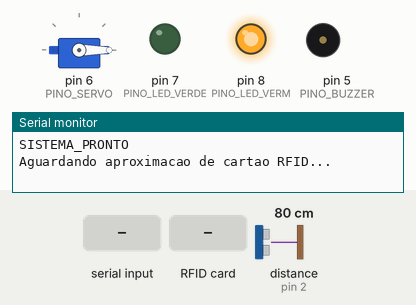
A sketch run on a simulated Arduino Uno, built with avr-gcc and run on an emulated ATmega328P. Shown: servo, output pins drawn as LEDs (lit = HIGH), buzzer (waves = sounding, pin HIGH), the last lines printed to the serial monitor. Dashed ring = blinking. Inputs (shaded band) come from the test bench; at power-on: distance to the obstacle (sensor on pin 2) 80 cm. The echo pulse lasts 58.3 µs per cm; pins used as bus, display or sensor lines are not drawn.

Above: at 1.3 s.
1.4 s: "OPEN\n" received over Serial
At 2.9 s:
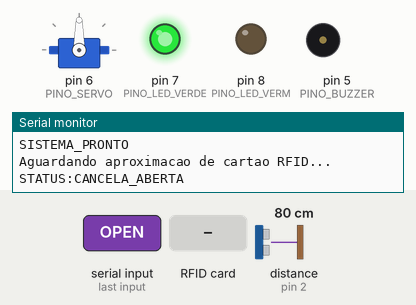
4.4 s: "DENIED\n" received over Serial
At 4.68 s:
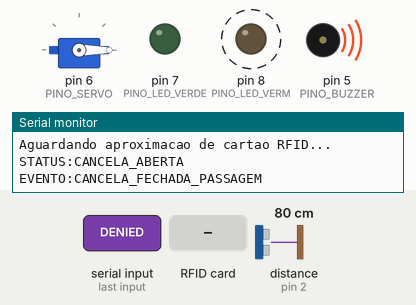
7.4 s: RFID card 5E 7A 19 C4 held to the reader
At 7.9 s:
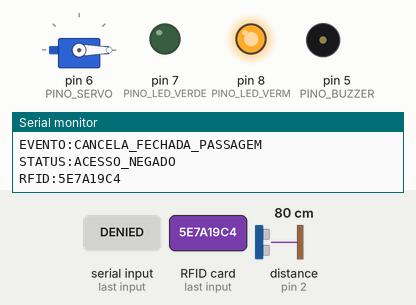
9.0 s: "ABRIR\n" received over Serial
At 9.16 s:
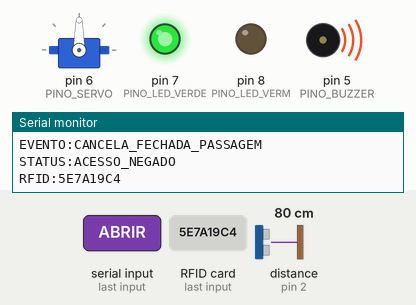
Timing chart, 0 to 13.0 s (numbered marks = the images above; inputs shaded):
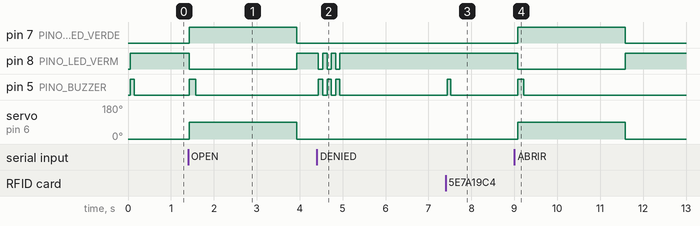

The sketch:

prototipo_estacionamento.ino
```cpp
/******************************************************************************/
/*  Projeto PEX 2° Período: Sistema de Estacionamento Inteligente com RFID    */
/*  Componentes: Arduino Uno, MFRC522 (RFID), Servo Motor (Cancela),          */
/*               Sensor Ultrassônico HC-SR04, LEDs Indicadores e Buzzer       */
/******************************************************************************/

#include <SPI.h>
#include <MFRC522.h>
#include <Servo.h>

// --- PINAGEM DO LEITOR RFID RC522 (SPI) ---
#define SS_PIN   10   // Pino SDA do RC522
#define RST_PIN  9    // Pino RST do RC522

// --- DEMAIS PINOS DO CIRCUITO ---
#define PINO_SERVO    6   // Pino de sinal do Servo Motor
#define PINO_TRIG     3   // Pino TRIG do sensor ultrassônico HC-SR04
#define PINO_ECHO     2   // Pino ECHO do sensor ultrassônico HC-SR04
#define PINO_LED_VERDE 7  // LED Verde: Cancela aberta / Entrada liberada
#define PINO_LED_VERM  8  // LED Vermelho: Cancela fechada / Pare
#define PINO_BUZZER    5  // Buzzer (opcional, para feedback sonoro)

// --- CONFIGURAÇÃO DOS ÂNGULOS DO SERVO ---
const int ANGULO_FECHADO = 0;   // Cancela abaixada (fechada)
const int ANGULO_ABERTO  = 90;  // Cancela levantada (aberta)
const int DISTANCIA_DETECCAO = 15; // Distância em cm para detectar passagem do veículo

// --- OBJETOS ---
MFRC522 rfid(SS_PIN, RST_PIN);
Servo servoCancela;

// --- VARIÁVEIS DE ESTADO ---
bool cancelaAberta = false;
unsigned long tempoAbertura = 0;
const unsigned long TEMPO_MAXIMO_ABERTA = 7000; // Tempo máximo de cancela aberta (7s)
String ultimoUidLido = "";
unsigned long tempoUltimaLeitura = 0;
const unsigned long INTERVALO_LEITURA_RFID = 2500; // Evita leitura repetida em 2.5s

void setup() {
  Serial.begin(9600);
  while (!Serial && millis() < 3000); // Aguarda porta serial caso necessário

  // Inicializa barramento SPI e Leitor RFID
  SPI.begin();
  rfid.PCD_Init();

  // Configuração dos pinos
  pinMode(PINO_TRIG, OUTPUT);
  pinMode(PINO_ECHO, INPUT);
  pinMode(PINO_LED_VERDE, OUTPUT);
  pinMode(PINO_LED_VERM, OUTPUT);
  pinMode(PINO_BUZZER, OUTPUT);

  // Inicializa o servo
  servoCancela.attach(PINO_SERVO);
  fecharCancela();

  // Sinal sonoro e visual de inicialização concluída
  digitalWrite(PINO_BUZZER, HIGH);
  delay(100);
  digitalWrite(PINO_BUZZER, LOW);

  Serial.println(F("SISTEMA_PRONTO"));
  Serial.println(F("Aguardando aproximacao de cartao RFID..."));
}

void loop() {
  // 1. Processa comandos recebidos do computador / site via Serial
  verificarComandosSerial();

  // 2. Realiza leitura do leitor RFID
  verificarLeituraRFID();

  // 3. Gerenciamento do fechamento automático da cancela após abertura
  gerenciarFechamentoCancela();

  delay(50);
}

// ====================================================================
// FUNÇÕES DO LEITOR RFID
// ====================================================================
void verificarLeituraRFID() {
  // Verifica se há um novo cartão presente
  if (!rfid.PICC_IsNewCardPresent()) {
    return;
  }

  // Lê os dados do cartão
  if (!rfid.PICC_ReadCardSerial()) {
    return;
  }

  // Formata o UID do cartão em Hexadecimal (ex: A1B2C3D4)
  String uidAtual = "";
  for (byte i = 0; i < rfid.uid.size; i++) {
    if (rfid.uid.uidByte[i] < 0x10) {
      uidAtual += "0";
    }
    uidAtual += String(rfid.uid.uidByte[i], HEX);
  }
  uidAtual.toUpperCase();

  // Filtro de repetição para não reenviar o mesmo cartão imediatamente
  unsigned long agora = millis();
  if (uidAtual == ultimoUidLido && (agora - tempoUltimaLeitura < INTERVALO_LEITURA_RFID)) {
    rfid.PICC_HaltA();
    rfid.PCD_StopCrypto1();
    return;
  }

  ultimoUidLido = uidAtual;
  tempoUltimaLeitura = agora;

  // Bip sonoro rápido de confirmação de leitura
  tocarBip(80);

  // Envia formato padronizado para o sistema web / backend
  Serial.print("RFID:");
  Serial.println(uidAtual);

  // Finaliza a comunicação com a tag atual
  rfid.PICC_HaltA();
  rfid.PCD_StopCrypto1();
}

// ====================================================================
// PROCESSAMENTO DE COMANDOS DA SERIAL (VINDO DO SITE)
// ====================================================================
void verificarComandosSerial() {
  if (Serial.available() > 0) {
    String comando = Serial.readStringUntil('\n');
    comando.trim();
    comando.toUpperCase();

    if (comando == "OPEN" || comando == "ABRIR") {
      abrirCancela();
      Serial.println(F("STATUS:CANCELA_ABERTA"));
    } else if (comando == "CLOSE" || comando == "FECHAR") {
      fecharCancela();
      Serial.println(F("STATUS:CANCELA_FECHADA"));
    } else if (comando == "DENIED" || comando == "RECUSADO") {
      notificarAcessoNegado();
      Serial.println(F("STATUS:ACESSO_NEGADO"));
    } else if (comando == "PING") {
      Serial.println(F("PONG"));
    }
  }
}

// ====================================================================
// CONTROLE DA CANCELA (SERVO, SENSOR ULTRASSÔNICO E LEDS)
// ====================================================================
void abrirCancela() {
  servoCancela.write(ANGULO_ABERTO);
  digitalWrite(PINO_LED_VERDE, HIGH);
  digitalWrite(PINO_LED_VERM, LOW);
  cancelaAberta = true;
  tempoAbertura = millis();
  tocarBip(150);
}

void fecharCancela() {
  servoCancela.write(ANGULO_FECHADO);
  digitalWrite(PINO_LED_VERDE, LOW);
  digitalWrite(PINO_LED_VERM, HIGH);
  cancelaAberta = false;
}

void gerenciarFechamentoCancela() {
  if (!cancelaAberta) return;

  unsigned long tempoPassado = millis() - tempoAbertura;
  int distancia = lerDistanciaUltrassom();

  // Fecha se o tempo limite estourou (7 segundos)
  if (tempoPassado >= TEMPO_MAXIMO_ABERTA) {
    fecharCancela();
    Serial.println(F("EVENTO:CANCELA_FECHADA_TEMPO"));
    return;
  }

  // Fecha de forma inteligente se o veículo já passou (após pelo menos 2s aberto e pista livre)
  if (tempoPassado > 2500 && distancia > DISTANCIA_DETECCAO) {
    fecharCancela();
    Serial.println(F("EVENTO:CANCELA_FECHADA_PASSAGEM"));
  }
}

// Mede distância com sensor ultrassônico HC-SR04 em cm
int lerDistanciaUltrassom() {
  digitalWrite(PINO_TRIG, LOW);
  delayMicroseconds(2);
  digitalWrite(PINO_TRIG, HIGH);
  delayMicroseconds(10);
  digitalWrite(PINO_TRIG, LOW);

  long duracao = pulseIn(PINO_ECHO, HIGH, 25000); // Timeout 25ms
  if (duracao == 0) return 999;
  return duracao / 58;
}

// Feedback de acesso negado
void notificarAcessoNegado() {
  for (int i = 0; i < 3; i++) {
    digitalWrite(PINO_LED_VERM, LOW);
    digitalWrite(PINO_BUZZER, HIGH);
    delay(100);
    digitalWrite(PINO_LED_VERM, HIGH);
    digitalWrite(PINO_BUZZER, LOW);
    delay(100);
  }
}

void tocarBip(int duracaoMs) {
  digitalWrite(PINO_BUZZER, HIGH);
  delay(duracaoMs);
  digitalWrite(PINO_BUZZER, LOW);
}
```

Measured:
- after the input at 1.4 s, pin 7 (PINO_LED_VERDE): LOW → HIGH at once, → LOW 2.5 s later; pin 8 (PINO_LED_VERM): HIGH → LOW at once, → HIGH 2.5 s later; pin 5 (PINO_BUZZER): LOW → HIGH at once, → LOW 0.15 s later; servo on pin 6 (PINO_SERVO): 0° → 90° at once, → 0° 2.5 s later
- after the input at 4.4 s, pin 8 (PINO_LED_VERM): alternates HIGH for 0.10 s and LOW for 0.10 s, 6 changes in all, then stays HIGH, starting at once; pin 5 (PINO_BUZZER): alternates HIGH for 0.10 s and LOW for 0.10 s, 6 changes in all, then stays LOW, starting at once
- after the input at 7.4 s, pin 5 (PINO_BUZZER): LOW → HIGH at once, → LOW 0.08 s later
- after the input at 9.0 s, pin 7 (PINO_LED_VERDE): LOW → HIGH after 0.07 s, → LOW 2.5 s later; pin 8 (PINO_LED_VERM): HIGH → LOW after 0.07 s, → HIGH 2.5 s later; pin 5 (PINO_BUZZER): LOW → HIGH after 0.07 s, → LOW 0.15 s later; servo on pin 6 (PINO_SERVO): 0° → 90° after 0.07 s, → 0° 2.5 s later
